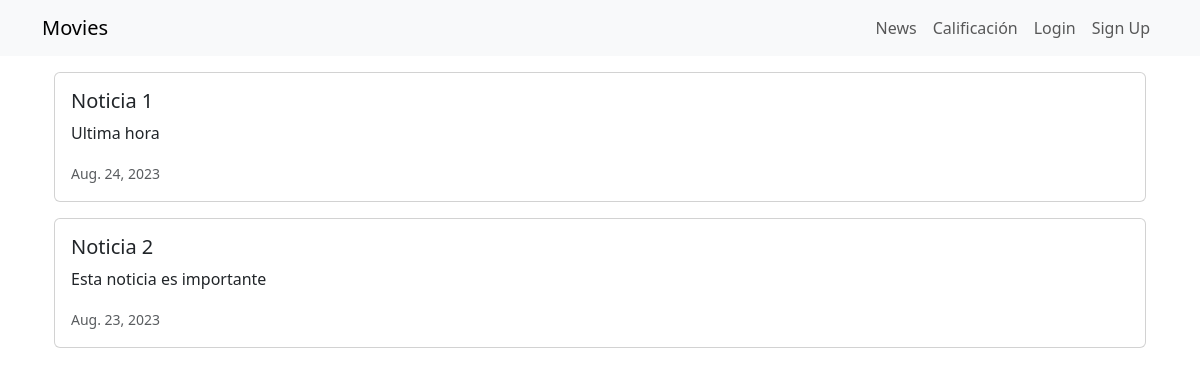
Before: /news/ with the older database file.
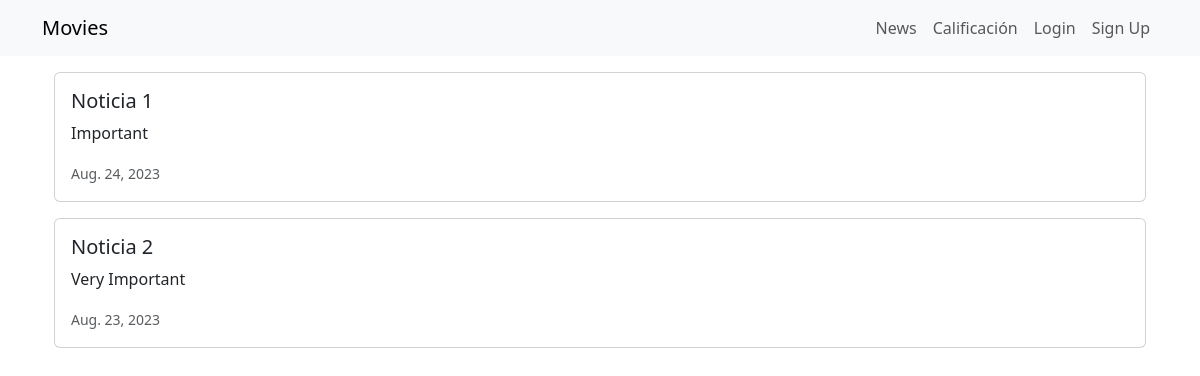
After: the same page with the newer database file.
### news/models.py (models this page shows, shortened)
class News(models.Model):
    headline = models.CharField(max_length=200)
    body = models.TextField()
    date = models.DateField()

### news/views.py (the view)
# urls.py: path('news/', include('news.urls')),
def news(request):
    newss = News.objects.all().order_by('-date')
    return render(request, 'news.html', {'newss':newss})

### news/templates/news.html (shortened to what this page needs)
<!doctype html>
<html lang="en">
<head>
    <link href="https://cdn.jsdelivr.net/npm/bootstrap@5.3.0-alpha2/dist/css/bootstrap.min.css" rel="stylesheet">
</head>
<body>
    {% extends 'base.html' %}
    {% block content %}
    <div class="container">
        {% for news in newss %}
        <div class="card mb-3">
            <div class="row g-0">
                <div>
                    <div class="card-body">
                        <h5 class="card-title">{{ news.headline }}</h5>
                        <p class="card-text">{{ news.body }}</p>
                        <p class="card-text"><small class="text-muted">
                            {{ news.date }}
                        </small></p>
                    </div>
                </div>
            </div>
        </div>
        {% endfor %}
    </div>
    {% endblock content %}

Changed rows visible on the page:
changed News "Noticia 1": body "Ultima hora" → "Important"
changed News "Noticia 2": body "Esta noticia es importante" → "Very Important"
